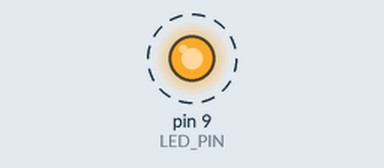
Recording of a sketch running on a simulated Arduino Uno, built with avr-gcc and run on an emulated ATmega328P. Shown: output pins drawn as LEDs (lit = HIGH). Dashed ring = blinking.

Above: at 0.5 s.
Timing chart, 0 to 4.6 s (numbered marks = the images above):
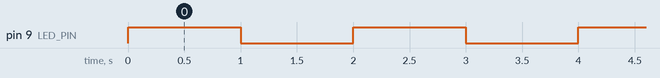

Measured:
- by itself, pin 9 (LED_PIN): alternates HIGH for 1.0 s and LOW for 1.0 s

The sketch:

LED.ino
```cpp
// กำหนดพอร์ตสำหรับ LED
const int LED_PIN = 9;  // ขา LED ต่อกับพอร์ต 9

void setup() {
  // กำหนดพอร์ตให้เป็น OUTPUT
  pinMode(LED_PIN, OUTPUT);
}

void loop() {
  // เปิด LED
  digitalWrite(LED_PIN, HIGH);  // ตั้งค่าให้ LED ติด
  delay(1000);                  // หน่วงเวลา 1 วินาที (1000 มิลลิวินาที)

  // ปิด LED
  digitalWrite(LED_PIN, LOW);   // ตั้งค่าให้ LED ดับ
  delay(1000);                  // หน่วงเวลา 1 วินาที (1000 มิลลิวินาที)
}
```
